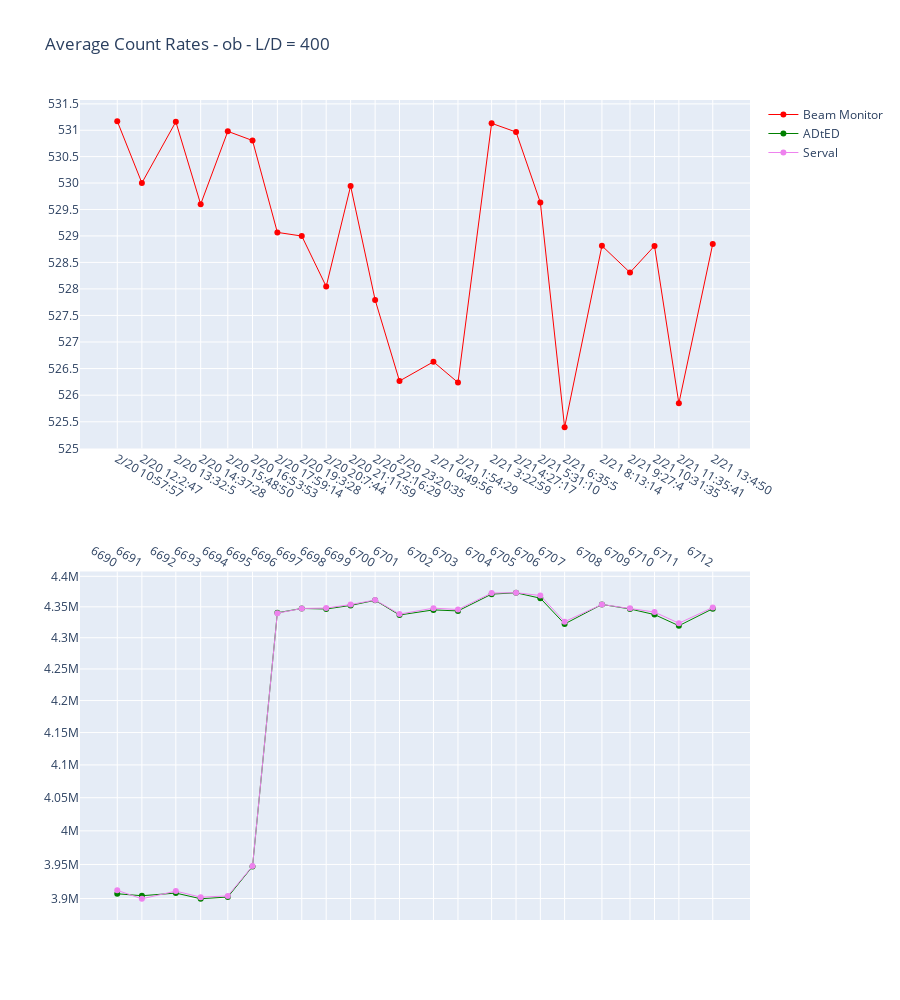

Notebook code for this chart:
### Code cell
layout = go.Layout(
    height=1000,
    xaxis=XAxis(
        tickmode='array',
        tickvals=df[MasterKeys.start_time_in_seconds],
        ticktext=df[MasterKeys.start_time_friendly_display],
        # title='Date/Time'
    ),
    xaxis2=XAxis(
        tickmode='array',
        tickvals=df[MasterKeys.start_time_in_seconds],
        ticktext=df["nexus_runs"],
        # title='NeXus runs',
        side='top'
    ),
    title_text=plot_title,
)

fig = make_subplots(rows=2, cols=1)

# fig = go.Figure(layout=layout)

fig.append_trace(go.Scatter(x=df[MasterKeys.start_time_in_seconds], 
                 y=df[PV.bm_averaged_count_rate], 
                #  error_y=dict(type='data',
                #               array=df[PV.bm_averaged_count_rate + "_error_high"],
                #               arrayminus=df[PV.bm_averaged_count_rate + "_error_low"],
                #               visible=True),
                mode='lines+markers',
                name=PVnames.bm_averaged_count_rate,
                marker_color='red',
                line=dict(color='red', width=1),
                
                ),
                row=1, col=1)

fig.append_trace(go.Scatter(x=df[MasterKeys.start_time_in_seconds], 
                 y=df[PV.averaged_count_rate_adted], 
                #  error_y=dict(type='data',
                #               array=df[PV.averaged_count_rate_adted + "_error_high"],
                #               arrayminus=df[PV.averaged_count_rate_adted + "_error_low"],
                #               visible=True),
                mode='lines+markers',
                name=PVnames.averaged_count_rate_adted,
                marker_color='green',
                line=dict(color='green', width=1),
                ),
                row=2, col=1)

fig.append_trace(go.Scatter(x=df[MasterKeys.start_time_in_seconds], 
                 y=df[PV.averaged_count_rate_serval], 
                #  error_y=dict(type='data',
                #               array=df[PV.averaged_count_rate_adted + "_error_high"],
                #               arrayminus=df[PV.averaged_count_rate_adted + "_error_low"],
                #               visible=True),
                mode='lines+markers',
                name=PVnames.averaged_count_rate_serval,
                marker_color='violet',
                line=dict(color='violet', width=1),
                ),
                row=2, col=1)

fig.update_yaxes(type='log')
fig.update_layout(layout)


# fig.update_layout(
#     xaxis = dict(
#         tickmode='array',
#         tickvals=df[MasterKeys.start_time_in_seconds],
#         ticktext=df[MasterKeys.start_time_friendly_display],
#     ),
# )



fig.show()

### Figure 1 — Plotly figure (JSON) as saved in the notebook; plotly's stock layout.template omitted (floating-point values rounded to 4 significant figures)
{"data": [{"line": {"color": "red", "width": 1}, "marker": {"color": "red"}, "mode": "lines+markers", "name": "Beam Monitor", "type": "scatter", "x": [1740067077, 1740070967, 1740076325, 1740080248, 1740084530, 1740088433, 1740092354, 1740096208, 1740100064, 1740103919, 1740107789, 1740111635, 1740116996, 1740120869, 1740126179, 1740130037, 1740133870, 1740137705, 1740143594, 1740148024, 1740151895, 1740155741, 1740161090], "xaxis": "x", "y": [531.2, 530.0, 531.2, 529.6, 531.0, 530.8, 529.1, 529.0, 528.0, 529.9, 527.8, 526.3, 526.6, 526.2, 531.1, 531.0, 529.6, 525.4, 528.8, 528.3, 528.8, 525.8, 528.8], "yaxis": "y"}, {"line": {"color": "green", "width": 1}, "marker": {"color": "green"}, "mode": "lines+markers", "name": "ADtED", "type": "scatter", "x": [1740067077, 1740070967, 1740076325, 1740080248, 1740084530, 1740088433, 1740092354, 1740096208, 1740100064, 1740103919, 1740107789, 1740111635, 1740116996, 1740120869, 1740126179, 1740130037, 1740133870, 1740137705, 1740143594, 1740148024, 1740151895, 1740155741, 1740161090], "xaxis": "x2", "y": [3907000.0, 3904000.0, 3908000.0, 3900000.0, 3902000.0, 3947000.0, 4340000.0, 4347000.0, 4346000.0, 4352000.0, 4361000.0, 4337000.0, 4345000.0, 4343000.0, 4371000.0, 4373000.0, 4364000.0, 4322000.0, 4354000.0, 4347000.0, 4337000.0, 4319000.0, 4347000.0], "yaxis": "y2"}, {"line": {"color": "violet", "width": 1}, "marker": {"color": "violet"}, "mode": "lines+markers", "name": "Serval", "type": "scatter", "x": [1740067077, 1740070967, 1740076325, 1740080248, 1740084530, 1740088433, 1740092354, 1740096208, 1740100064, 1740103919, 1740107789, 1740111635, 1740116996, 1740120869, 1740126179, 1740130037, 1740133870, 1740137705, 1740143594, 1740148024, 1740151895, 1740155741, 1740161090], "xaxis": "x2", "y": [3912000.0, 3900000.0, 3911000.0, 3902000.0, 3904000.0, 3948000.0, 4340000.0, 4347000.0, 4348000.0, 4354000.0, 4361000.0, 4338000.0, 4348000.0, 4346000.0, 4372000.0, 4373000.0, 4368000.0, 4326000.0, 4354000.0, 4348000.0, 4342000.0, 4323000.0, 4349000.0], "yaxis": "y2"}], "layout": {"height": 1000, "title": {"text": "Average Count Rates - ob - L/D = 400"}, "xaxis": {"anchor": "y", "domain": [0, 1], "tickmode": "array", "ticktext": ["2/20 10:57:57", "2/20 12:2:47", "2/20 13:32:5", "2/20 14:37:28", "2/20 15:48:50", "2/20 16:53:53", "2/20 17:59:14", "2/20 19:3:28", "2/20 20:7:44", "2/20 21:11:59", "2/20 22:16:29", "2/20 23:20:35", "2/21 0:49:56", "2/21 1:54:29", "2/21 3:22:59", "2/21 4:27:17", "2/21 5:31:10", "2/21 6:35:5", "2/21 8:13:14", "2/21 9:27:4", "2/21 10:31:35", "2/21 11:35:41", "2/21 13:4:50"], "tickvals": [1740067077, 1740070967, 1740076325, 1740080248, 1740084530, 1740088433, 1740092354, 1740096208, 1740100064, 1740103919, 1740107789, 1740111635, 1740116996, 1740120869, 1740126179, 1740130037, 1740133870, 1740137705, 1740143594, 1740148024, 1740151895, 1740155741, 1740161090]}, "xaxis2": {"anchor": "y2", "domain": [0, 1], "side": "top", "tickmode": "array", "ticktext": [6690, 6691, 6692, 6693, 6694, 6695, 6696, 6697, 6698, 6699, 6700, 6701, 6702, 6703, 6704, 6705, 6706, 6707, 6708, 6709, 6710, 6711, 6712], "tickvals": [1740067077, 1740070967, 1740076325, 1740080248, 1740084530, 1740088433, 1740092354, 1740096208, 1740100064, 1740103919, 1740107789, 1740111635, 1740116996, 1740120869, 1740126179, 1740130037, 1740133870, 1740137705, 1740143594, 1740148024, 1740151895, 1740155741, 1740161090]}, "yaxis": {"anchor": "x", "domain": [0.575, 1], "type": "log"}, "yaxis2": {"anchor": "x2", "domain": [0, 0.425], "type": "log"}}}
